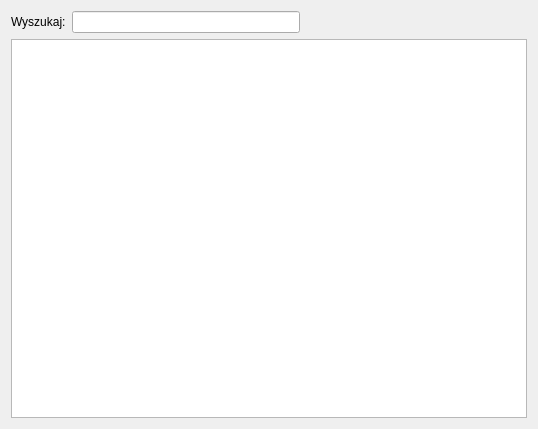
<?xml version="1.0" encoding="UTF-8"?>
<ui version="4.0">
 <class>ZawodnikTerminarz</class>
 <widget class="QWidget" name="ZawodnikTerminarz">
  <property name="geometry">
   <rect>
    <x>0</x>
    <y>0</y>
    <width>538</width>
    <height>429</height>
   </rect>
  </property>
  <property name="windowTitle">
   <string>Form</string>
  </property>
  <layout class="QVBoxLayout" name="verticalLayout_2">
   <item>
    <layout class="QVBoxLayout" name="verticalLayout">
     <item>
      <layout class="QHBoxLayout" name="horizontalLayout">
       <item>
        <widget class="QLabel" name="label">
         <property name="text">
          <string>Wyszukaj:</string>
         </property>
        </widget>
       </item>
       <item>
        <widget class="QLineEdit" name="lineEdit"/>
       </item>
       <item>
        <spacer name="horizontalSpacer">
         <property name="orientation">
          <enum>Qt::Horizontal</enum>
         </property>
         <property name="sizeHint" stdset="0">
          <size>
           <width>40</width>
           <height>20</height>
          </size>
         </property>
        </spacer>
       </item>
      </layout>
     </item>
     <item>
      <widget class="QTableView" name="tableView"/>
     </item>
    </layout>
   </item>
  </layout>
 </widget>
 <resources/>
 <connections/>
</ui>
